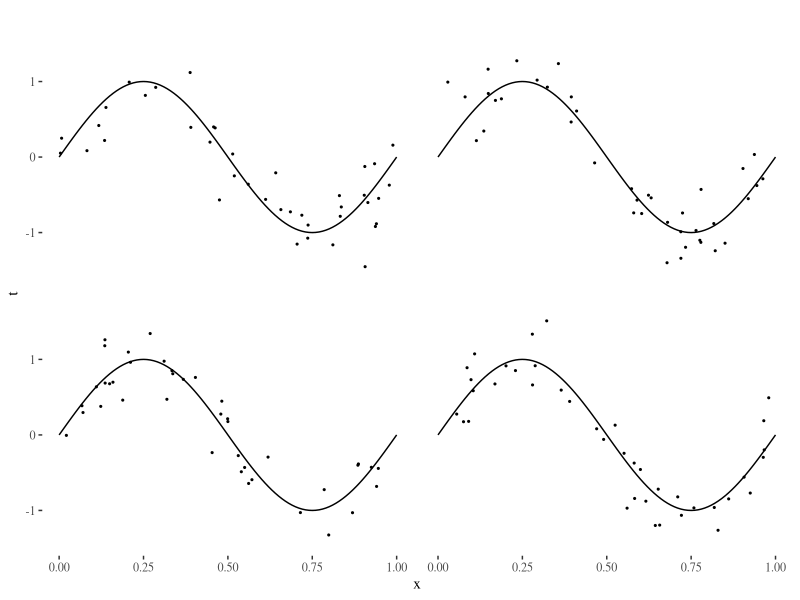
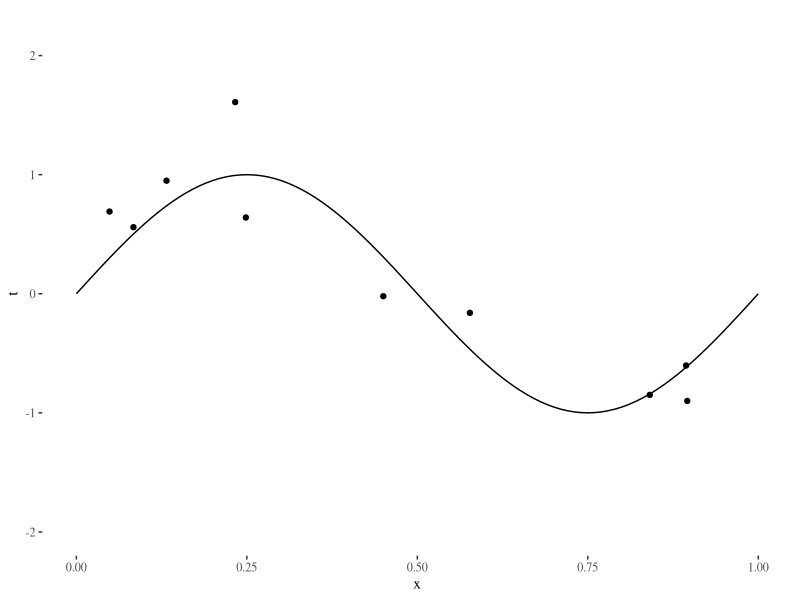
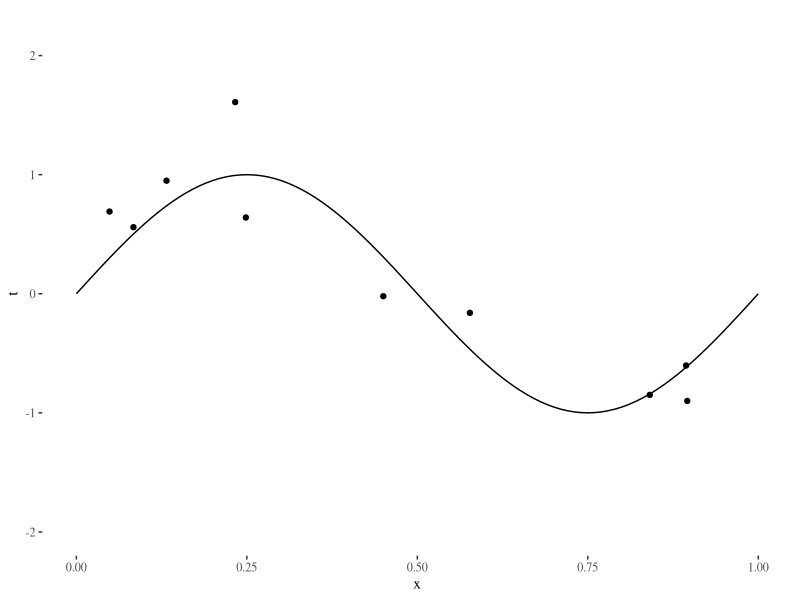
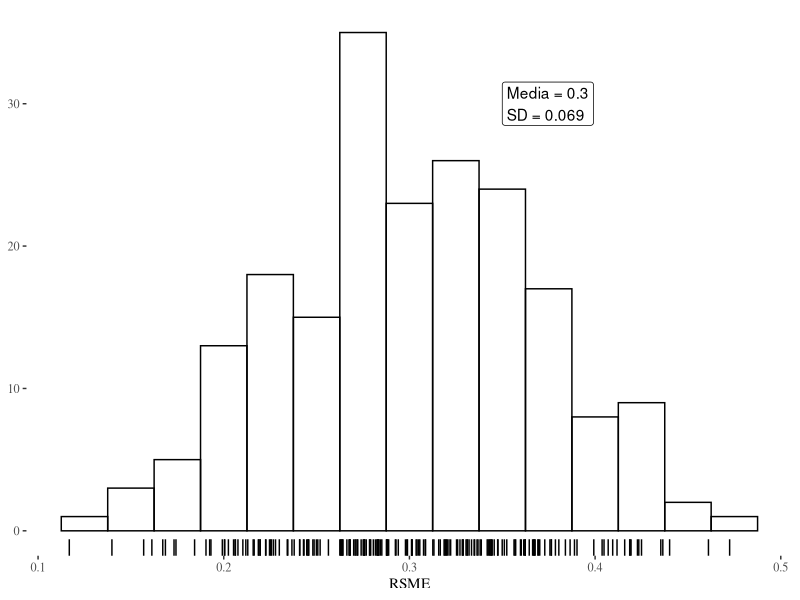
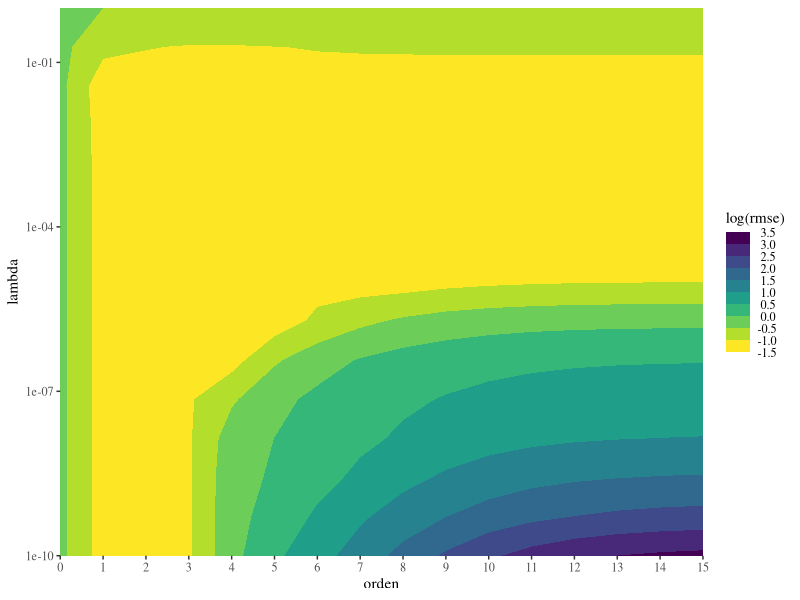
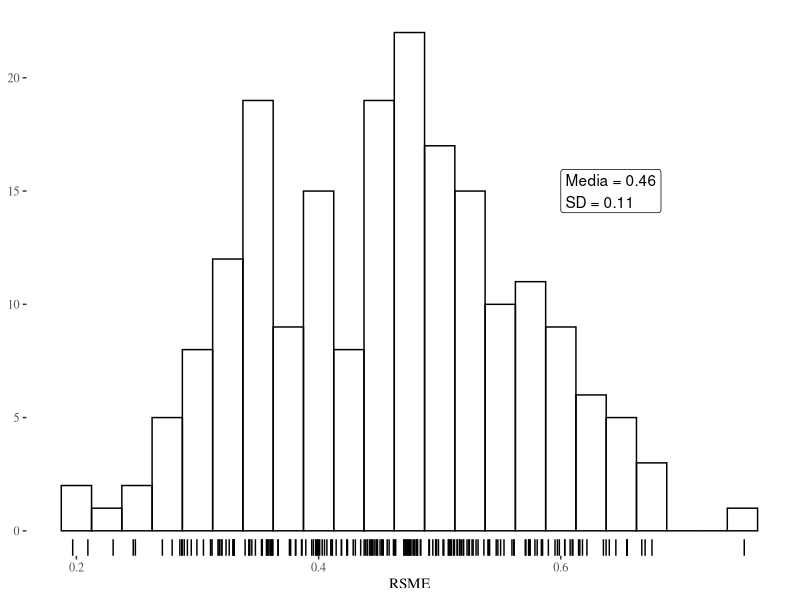

Write the R code that produced these figures, in order.
## ---- chunk 1
library(ggplot2)
library(data.table)
library(magrittr)
library(patchwork)
theme_set(ggthemes::theme_tufte())
knitr::opts_chunk$set(tidy = FALSE, message = FALSE)

label_null <- as_labeller(function(x) "")

set.seed(42)
## ---- chunk 2
densidad <- function(x = seq(0, 1, length.out = 40), 
                     y = seq(-2, 2, length.out = 40), 
                     FUN = ~sin(2*pi*.x), sigma = 0.3) {
  FUN <-  purrr::as_mapper(FUN)
  grid <- data.table::CJ(x, y)
  grid[, d := dnorm(y, mean = FUN(x), sd = sigma), by = x]
  return(grid)
}

## ---- chunk 3
D <- function(n = 10, L = 1, intervalo = c(0, 1), FUN = ~sin(2*pi*.x), sigma = 0.3) {
  datos <- lapply(seq_len(L), function(l) {
    x <- runif(n, intervalo[1], intervalo[2])
    FUN <- purrr::as_mapper(FUN)
    real <- FUN(x)
    t <- real + rnorm(n, sd = sigma)
    return(data.table::data.table(x, t))
  })
  
  return(data.table::rbindlist(datos, idcol = "l"))
}
## ---- chunk 4
datos <- D(n = 40, L = 4)
datos %>% 
  ggplot(aes(x, t)) +
  stat_function(fun = ~sin(2*pi*.x)) +
  geom_point(size = 0.4) +
  scale_x_continuous(limits = c(0, 1)) +
  facet_wrap(~l, labeller = label_null)
## ---- chunk 5
regresion_poly <- function(orden = 1, lambda = 0) {
  force(orden)
  force(lambda)
  
  modelos <- data.table::CJ(orden, lambda)
  
  function(formula, data = NULL, weights) {
    datos <- model.frame(formula, data = data)
    y <- datos[, 1]
    x <- datos[, 2]
    Ws <- lapply(seq_len(nrow(modelos)), function(i) {
      orden <- modelos$orden[i]
      lambda <- modelos$lambda[i]
      # Matriz de diseño
      
      if (orden == 0) {
        A <- cbind(rep(1, length(x)))
      } else {
        A <- cbind(1, poly(x, degree = orden, raw = TRUE))  
      }
      
      if (lambda != 0) {
        L <- diag(1, nrow = ncol(A)) * lambda
        w <- solve(t(A) %*% A + L) %*% t(A) %*% y   # Forma a lo bruto.
      } else {
        w <- qr.coef(qr(A), y)   # Forma eficiente de invertir la matriz
      }
      
      modelo <- list(orden = orden,
                     lambda = lambda,
                     w = w)
      return(modelo)
    })
    
    attr(Ws, "x") <- x
    class(Ws) <- c("regression_models", class(Ws))
    return(Ws)
  }
}
## ---- chunk 6
# Métodos para predecir nuevos valores usando la regresion.
predict.regression_models <- function(object, newdata = NULL, which = 1) {
  # browser()
  if (is.null(newdata)) {
    newdata <- attr(object, "x", exact = TRUE)
  }
  
  model <- object[[which]]
  
  if (model$orden == 0) {
    A <- cbind(rep(1, length(newdata))) 
  } else {
    A <- cbind(1, poly(newdata, degree = model$orden, raw = TRUE))
  }
  return((A %*% model$w)[, 1])
}

predictdf.regression_models <- function(object, xseq, se, level) {
  fits <- lapply(seq_along(object), function(o) {
    y <- predict(object, newdata = xseq, which = o)
    return(data.frame(orden = object[[o]]$orden,
                      lambda = object[[o]]$lambda,
                      x = xseq, 
                      y = y))
  })
  
  data <- do.call(rbind, fits)
  data$orden <- factor(data$orden, ordered = TRUE)
  return(data)
}
## ---- chunk 7
datos <- D(n = 10, L = 1)

ggplot(datos, aes(x, t)) +
  stat_function(fun = ~sin(2*pi*.x)) +
  geom_smooth(method = regresion_poly(orden = c(0:3, 6, 8)), 
              aes(color = ..orden.., group = ..orden..),
              size = 0.4, fullrange = TRUE, n = 120) +
  geom_point()  +
  scale_x_continuous(limits = c(0, 1)) +
  coord_cartesian(ylim = c(-2, 2)) +
  facet_wrap(~l, labeller = label_null)
## ---- chunk 8
ggplot(datos, aes(x, t)) +
  stat_function(fun = ~sin(2*pi*.x)) +
  geom_smooth(method = regresion_poly(orden = 8, lambda = c(0, 10^seq(-8, -1, length.out = 5))), 
              aes(color = factor(log10(..lambda..), ordered = TRUE),
                  group = log10(..lambda..)),
              size = 0.4, fullrange = TRUE, n = 120) +
  geom_point()  +
  scale_x_continuous(limits = c(0, 1)) +
  scale_color_viridis_d("log(lambda)", labels = function(x) signif(as.numeric(x), 2)) +
  coord_cartesian(ylim = c(-2, 2)) +
  facet_wrap(~l, labeller = label_null) 
## ---- chunk 9
datos <- D(n = 10, L = 200)
datos[, pred := predict(regresion_poly(orden = 3, lambda = 1e-3)(t ~ x)), by = l] %>% 
  .[, .(error_medio = sqrt(mean((t - pred)^2))), by = l] %>% 
  ggplot(aes(error_medio)) +
  geom_histogram(binwidth = 0.025, fill = NA, color = "black") +
  geom_label(data = ~.x[, .(mu = mean(error_medio), s = sd(error_medio))],
             aes(label = glue::glue("Media = {signif(mu, 2)}\nSD = {signif(s, 2)}")),
             x = 0.35, y = 30, hjust = 0) +
  scale_x_continuous("RSME") +
  scale_y_continuous(NULL) +
  geom_rug()
## ---- chunk 10
params <- CJ(lambda = 10^seq(-10, 0, length.out = 15), orden = 0:15)
## ---- chunk 11
rmse_cv <- function(formula, datos, fit_fun, k_fold = 10) {
  N <- nrow(datos)
  
  grupos <- ggplot2::cut_number(seq_len(N), k_fold)
  
  rmses <- vapply(seq_len(k_fold), function(k){
    train_index <- grupos != levels(grupos)[k] 
    train <- datos[train_index == TRUE, ]
    validation <- datos[train_index == FALSE, ]
    model <- fit_fun(formula, data = train)
    validation[, sqrt(mean((t - predict(model, newdata = x))^2))]
  }, numeric(1))
  return(mean(rmses))
}
## ---- chunk 12
cv <- params[, .(rmse = rmse_cv(t ~ x,
                                datos = datos[l == 1],
                                fit_fun = regresion_poly(orden = orden, lambda = lambda))),
             by = .(lambda, orden)]

ggplot(cv, aes(orden, lambda)) +
  geom_contour_filled(aes(z = log(rmse))) +
  scale_y_log10(expand = c(0, 0)) +
  scale_x_continuous(breaks = unique(cv$orden), expand = c(0, 0)) +
  scale_fill_viridis_d("log(rmse)", direction = -1,
                       guide = guide_colorsteps(show.limits = TRUE))
## ---- chunk 13
mejor <- cv[which.min(rmse)]
cv[order(rmse)] %>% 
  .[1:5] %>%
  knitr::kable(format = "latex", booktabs = TRUE, 
               caption = "Combinación de valores de lambda y orden que minimizan el RMSE de validación cruzada")
## ---- chunk 14
modelo <- datos[l == 1, regresion_poly(orden = mejor$orden, lambda = mejor$lambda)(t ~ x)]

datos[l != 1] %>% 
  .[, pred := predict(modelo, newdata = x), by = l] %>% 
  .[, .(error_medio = sqrt(mean((t - pred)^2))), by = l] %>% 
  ggplot(aes(error_medio)) +
  geom_histogram(binwidth = 0.025, fill = NA, color = "black") +
  geom_label(data = ~.x[, .(mu = mean(error_medio), s = sd(error_medio))],
             aes(label = glue::glue("Media = {signif(mu, 2)}\nSD = {signif(s, 2)}")),
             x = 0.6, y = 15, hjust = 0) +
  scale_x_continuous("RSME") +
  scale_y_continuous(NULL) +
  geom_rug()
## ---- chunk 15

## ---- chunk 16

## ---- chunk 17

## ---- chunk 18

## ---- chunk 19

